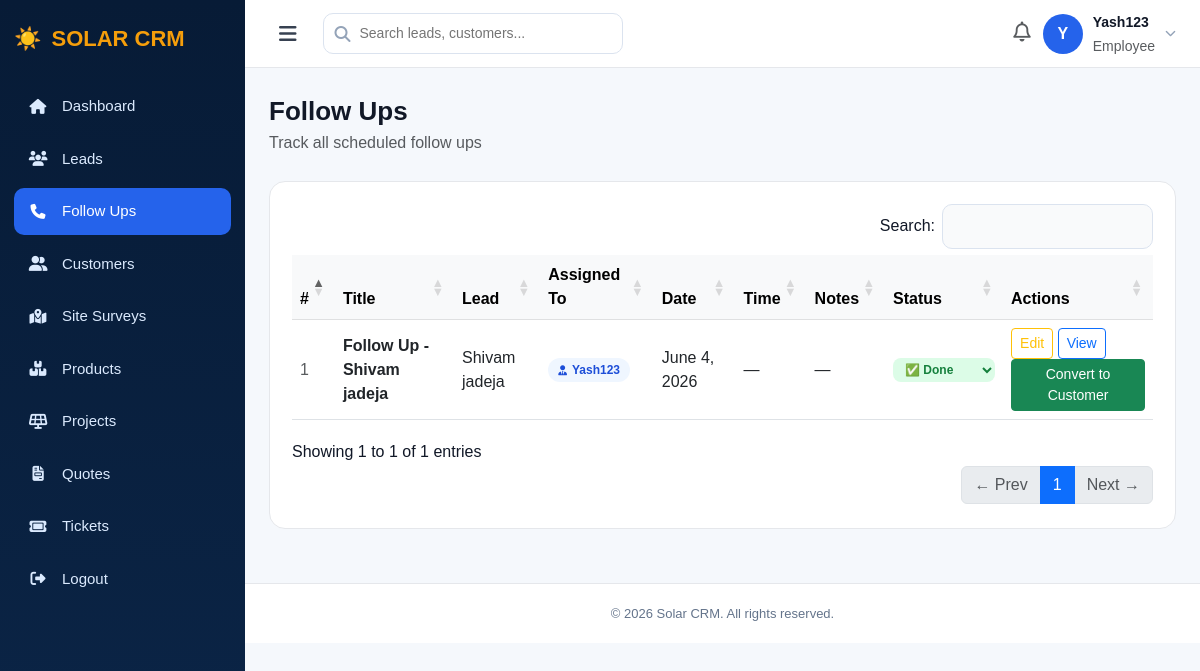
The page /followups/ (signed in) on the database as committed earlier.
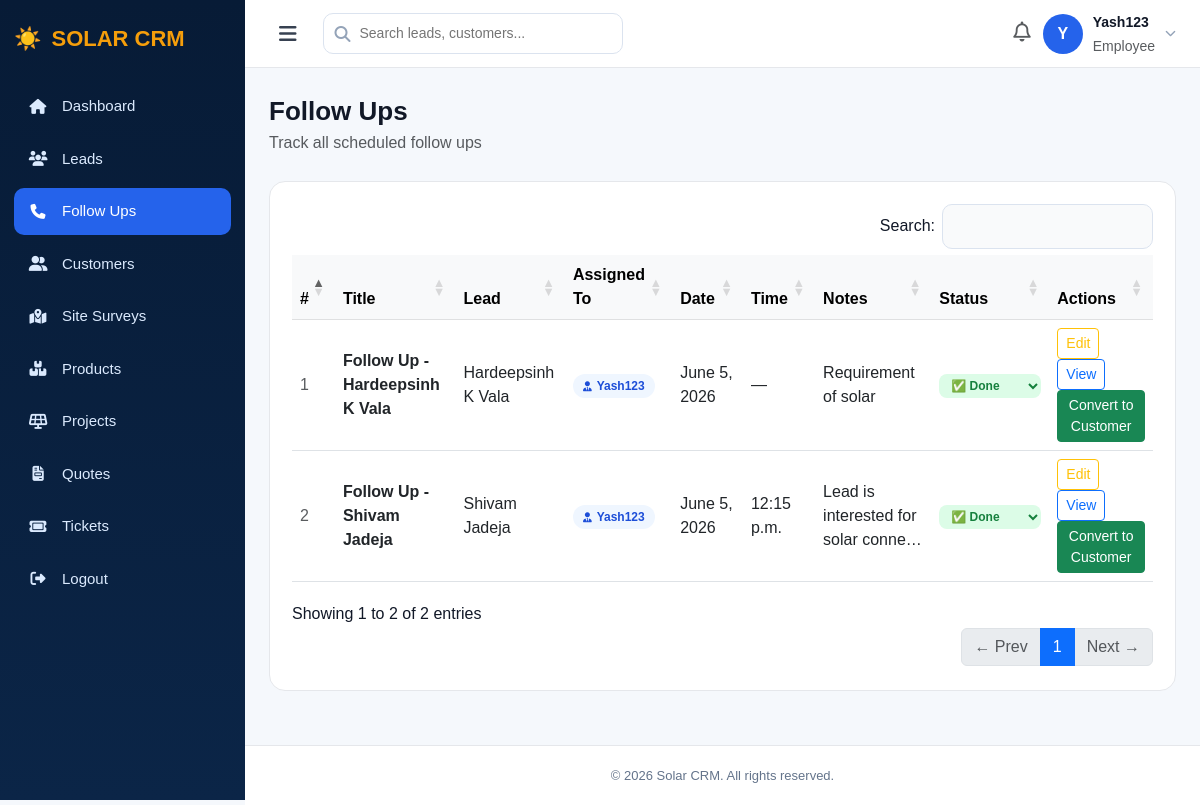
The same page on the database as committed later.
### app/models.py (models this page shows, shortened)
class FollowUp(models.Model):
    lead = models.ForeignKey(Lead, on_delete=models.CASCADE)
    title = models.CharField(max_length=200)
    follow_up_date = models.DateField()
    follow_up_time = models.TimeField(null=True, blank=True)
    notes = models.TextField(blank=True, null=True)
    done = models.BooleanField(default=False)
    created_at = models.DateTimeField(auto_now_add=True)

class Lead(models.Model):
    STATUS_CHOICES = [
        ('New', 'New'),
        ('Contacted', 'Contacted'),
        ('Qualified', 'Qualified'),
        ('Proposal', 'Proposal'),
        ('Won', 'Won'),
        ('Lost', 'Lost'),
    ]
    name = models.CharField(max_length=100)
    email = models.EmailField()
    phone = models.CharField(max_length=15)
    description = models.TextField(blank=True, null=True)
    status = models.CharField(max_length=50, choices=STATUS_CHOICES, default='New')
    budget = models.DecimalField(max_digits=12, decimal_places=2, default=0)
    created_at = models.DateTimeField(auto_now_add=True)
    assigned_to = models.ForeignKey(User, on_delete=models.SET_NULL, null=True, blank=True, related_name='assigned_leads')
    monthly_bill = models.DecimalField(max_digits=10, decimal_places=2, null=True, blank=True)
    solar_kwh_required = models.DecimalField(max_digits=6, decimal_places=2, null=True, blank=True)

### app/views.py (the view)
# urls.py: path('followups/', views.followups, name='followups'),
@login_required
def followups(request):
    if request.user.is_superuser:
        followups = FollowUp.objects.all().order_by('follow_up_date', 'follow_up_time')
    else:
        followups = FollowUp.objects.filter(lead__assigned_to=request.user).order_by('follow_up_date', 'follow_up_time')
    return render(request, 'followups.html', {'followups': followups})

### app/templates/followups.html (shortened to what this page needs)
{% extends 'base.html' %}
{% block nav_followups %}class="active"{% endblock %}
{% block extra_css %}
<link rel="stylesheet" href="https://cdn.datatables.net/1.13.6/css/dataTables.bootstrap5.min.css">
<link rel="stylesheet" href="https://cdn.datatables.net/buttons/2.4.1/css/buttons.bootstrap5.min.css">
{% endblock %}
{% block content %}
<div class="page-header">
    <div>
        <h2>Follow Ups</h2>
        <p class="text-muted mb-0">Track all scheduled follow ups</p>
    </div>
</div>
<div class="panel">
    {% if followups %}
    <div class="table-responsive">
        <table id="dataTable" class="table table-hover align-middle mb-0">
            <thead class="table-light">
                <tr>
                    <th>#</th>
                    <th>Title</th>
                    <th>Lead</th>
                    <th>Assigned To</th>
                    <th>Date</th>
                    <th>Time</th>
                    <th>Notes</th>
                    <th>Status</th>
                    <th>Actions</th>
                </tr>
            </thead>
            <tbody>
                {% for f in followups %}
                <tr>
                    <td class="text-muted">{{ forloop.counter }}</td>
                    <td>
                        <strong>{{ f.title }}</strong>
                    </td>
                    <td>
                        {{ f.lead.name }}
                    </td>
                    <td>
                        {% if f.lead.assigned_to %}
                        <span class="assigned-badge">
                            <i class="fa-solid fa-user-tie"></i>
                            {{ f.lead.assigned_to.username }}
                        </span>
                        {% else %}
                        <span class="text-muted" style="font-size:12px;">Unassigned</span>
                        {% endif %}
                    </td>
                    <td>{{ f.follow_up_date }}</td>
                    <td>{{ f.follow_up_time|default:"—" }}</td>
                    <td>{{ f.notes|truncatechars:35|default:"—" }}</td>
                    <td>
                        <select
                            class="status-select {% if f.done %}status-done{% else %}status-pending{% endif %}"
                            data-followup-id="{{ f.id }}"
                            onchange="changeFollowUpStatus(this.dataset.followupId, this)">
                            <option value="done" {% if f.done %}selected{% endif %}>
                                ✅ Done
                            </option>
                        </select>
                    </td>
                    <td>
                        <a href="/followups/{{ f.id }}/edit/" class="btn btn-sm btn-outline-warning">
                            Edit
                        </a>
                        <a href="/followups/{{ f.id }}/view/" class="btn btn-sm btn-outline-primary">
                            View
                        </a>
                        <a href="/lead/{{ f.lead.id }}/convert/"
                           id="convert-btn-{{ f.id }}"
                           class="btn btn-sm btn-success"
                           style="{% if not f.done %}display:none;{% endif %}"
                           onclick="return confirm('Convert {{ f.lead.name }} to Customer?')">
                            Convert to Customer
                        </a>
                    </td>
                </tr>
                {% endfor %}
            </tbody>
        </table>
    </div>
    {% endif %}
</div>
{% endblock %}

Rows that differ between the two databases and show on the page:
removed FollowUp: title "Follow Up - Shivam jadeja", lead.name "Shivam jadeja", lead.assigned_to.username "Yash123", follow_up_date "June 4, 2026", follow_up_time "—", notes "—", done+id "✅ Done"
added FollowUp: title "Follow Up - Hardeepsinh K Vala", lead.name "Hardeepsinh K Vala", lead.assigned_to.username "Yash123", follow_up_date "June 5, 2026", follow_up_time "—", notes "Requirement of solar", done+id "✅ Done"
added FollowUp: title "Follow Up - Shivam Jadeja", lead.name "Shivam Jadeja", lead.assigned_to.username "Yash123", follow_up_date "June 5, 2026", follow_up_time "12:15 p.m.", notes "Lead is interested for solar conne…", done+id "✅ Done"
Other text that changed with them:
text written by a page script: "Search: Showing 1 to 1 of 1 entries ← Prev 1 Next →" → "Search: Showing 1 to 2 of 2 entries ← Prev 1 Next →"
